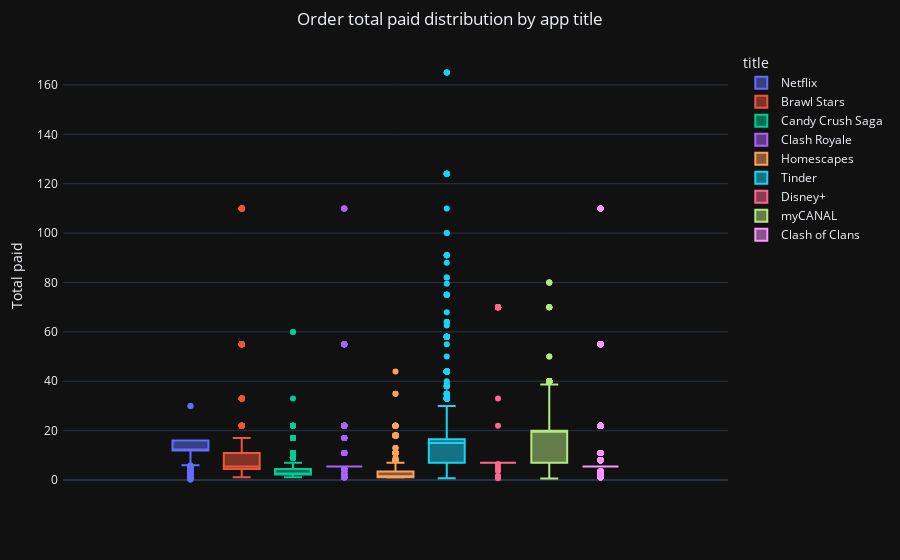

The notebook cell this image was saved under:
### Code cell
# Display total paid distribution for all app
fig = px.box(df, 
             y="order_total_paid",
             color = 'title',
             title= "Order total paid distribution by app title"
             )

fig.update_layout(title_x = 0.5,
                  autosize = True,
                  margin=dict(l=50,r=50,b=50,t=50,pad=4),
                  yaxis_title = 'Total paid',
                  xaxis_title = '',
                  template = 'plotly_dark'
                  )                              
fig.show()

### Figure 1 — Plotly figure (JSON) as saved in the notebook; plotly's stock layout.template omitted (floating-point values rounded to 4 significant figures; data arrays with more than 128 entries replaced by an {"elided": "..."} marker saying what was removed)
{"data": [{"alignmentgroup": "True", "hovertemplate": "title=Netflix<br>order_total_paid=%{y}<extra></extra>", "legendgroup": "Netflix", "marker": {"color": "#636efa"}, "name": "Netflix", "notched": false, "offsetgroup": "Netflix", "orientation": "v", "showlegend": true, "type": "box", "x0": " ", "xaxis": "x", "y": {"elided": "7172 float values"}, "y0": " ", "yaxis": "y"}, {"alignmentgroup": "True", "hovertemplate": "title=Brawl Stars<br>order_total_paid=%{y}<extra></extra>", "legendgroup": "Brawl Stars", "marker": {"color": "#EF553B"}, "name": "Brawl Stars", "notched": false, "offsetgroup": "Brawl Stars", "orientation": "v", "showlegend": true, "type": "box", "x0": " ", "xaxis": "x", "y": {"elided": "2982 float values"}, "y0": " ", "yaxis": "y"}, {"alignmentgroup": "True", "hovertemplate": "title=Candy Crush Saga<br>order_total_paid=%{y}<extra></extra>", "legendgroup": "Candy Crush Saga", "marker": {"color": "#00cc96"}, "name": "Candy Crush Saga", "notched": false, "offsetgroup": "Candy Crush Saga", "orientation": "v", "showlegend": true, "type": "box", "x0": " ", "xaxis": "x", "y": {"elided": "1993 float values"}, "y0": " ", "yaxis": "y"}, {"alignmentgroup": "True", "hovertemplate": "title=Clash Royale<br>order_total_paid=%{y}<extra></extra>", "legendgroup": "Clash Royale", "marker": {"color": "#ab63fa"}, "name": "Clash Royale", "notched": false, "offsetgroup": "Clash Royale", "orientation": "v", "showlegend": true, "type": "box", "x0": " ", "xaxis": "x", "y": {"elided": "2343 float values"}, "y0": " ", "yaxis": "y"}, {"alignmentgroup": "True", "hovertemplate": "title=Homescapes<br>order_total_paid=%{y}<extra></extra>", "legendgroup": "Homescapes", "marker": {"color": "#FFA15A"}, "name": "Homescapes", "notched": false, "offsetgroup": "Homescapes", "orientation": "v", "showlegend": true, "type": "box", "x0": " ", "xaxis": "x", "y": {"elided": "2362 float values"}, "y0": " ", "yaxis": "y"}, {"alignmentgroup": "True", "hovertemplate": "title=Tinder<br>order_total_paid=%{y}<extra></extra>", "legendgroup": "Tinder", "marker": {"color": "#19d3f3"}, "name": "Tinder", "notched": false, "offsetgroup": "Tinder", "orientation": "v", "showlegend": true, "type": "box", "x0": " ", "xaxis": "x", "y": {"elided": "3344 float values"}, "y0": " ", "yaxis": "y"}, {"alignmentgroup": "True", "hovertemplate": "title=Disney+<br>order_total_paid=%{y}<extra></extra>", "legendgroup": "Disney+", "marker": {"color": "#FF6692"}, "name": "Disney+", "notched": false, "offsetgroup": "Disney+", "orientation": "v", "showlegend": true, "type": "box", "x0": " ", "xaxis": "x", "y": {"elided": "4855 float values"}, "y0": " ", "yaxis": "y"}, {"alignmentgroup": "True", "hovertemplate": "title=myCANAL<br>order_total_paid=%{y}<extra></extra>", "legendgroup": "myCANAL", "marker": {"color": "#B6E880"}, "name": "myCANAL", "notched": false, "offsetgroup": "myCANAL", "orientation": "v", "showlegend": true, "type": "box", "x0": " ", "xaxis": "x", "y": {"elided": "1612 float values"}, "y0": " ", "yaxis": "y"}, {"alignmentgroup": "True", "hovertemplate": "title=Clash of Clans<br>order_total_paid=%{y}<extra></extra>", "legendgroup": "Clash of Clans", "marker": {"color": "#FF97FF"}, "name": "Clash of Clans", "notched": false, "offsetgroup": "Clash of Clans", "orientation": "v", "showlegend": true, "type": "box", "x0": " ", "xaxis": "x", "y": {"elided": "4909 float values"}, "y0": " ", "yaxis": "y"}], "layout": {"autosize": true, "boxmode": "group", "legend": {"title": {"text": "title"}, "tracegroupgap": 0}, "margin": {"b": 50, "l": 50, "pad": 4, "r": 50, "t": 50}, "title": {"text": "Order total paid distribution by app title", "x": 0.5}, "xaxis": {"anchor": "y", "domain": [0, 1], "title": {"text": ""}}, "yaxis": {"anchor": "x", "domain": [0, 1], "title": {"text": "Total paid"}}}}
